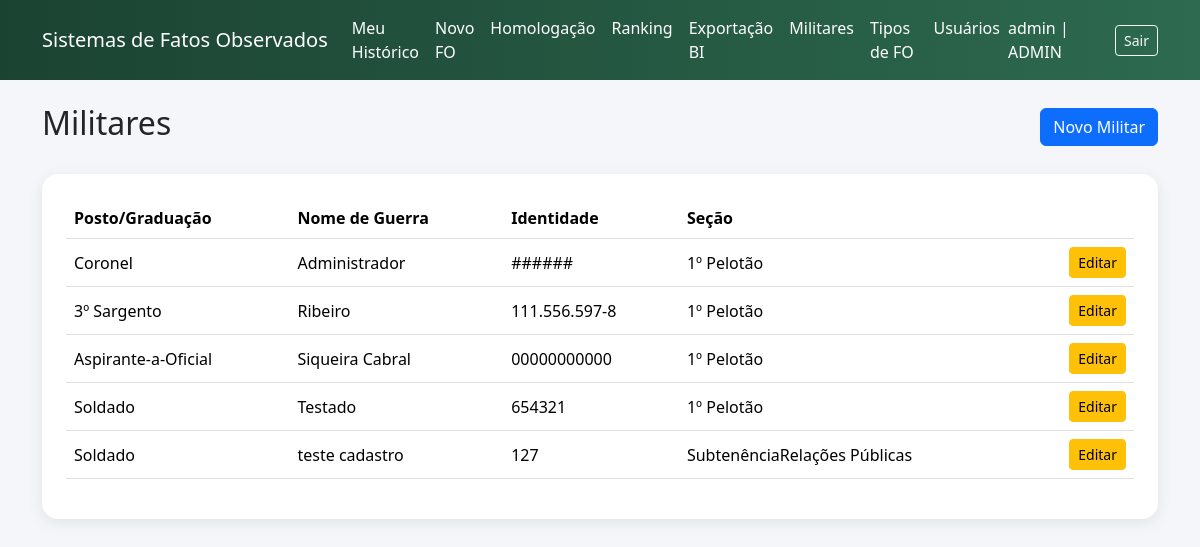
/fo/admin/militares (signed in), run on the app's committed database.
### app/fo/models.py (models this page shows)
class Usuario(db.Model, UserMixin):
    __tablename__ = "usuarios"
    id = db.Column(db.Integer, primary_key=True)
    username = db.Column(db.String(80), unique=True, nullable=False)
    senha_hash = db.Column(db.String(128), nullable=False)
    perfil = db.Column(
        db.String(20),
        nullable=False,
        default="MILITAR"
    )
    militar_id = db.Column(
        db.Integer,
        db.ForeignKey("militares.id", ondelete="RESTRICT"),
        nullable=False
    )
    militar = db.relationship("Militar")

class Militar(db.Model):
    __tablename__ = "militares"
    id = db.Column(db.Integer, primary_key=True)
    nome_guerra = db.Column(db.String(120), nullable=False)
    identidade_militar = db.Column(db.String(30), unique=True, nullable=False)
    id_posto_graduacao = db.Column(
        db.Integer,
        db.ForeignKey("posto_graduacao.id", ondelete="RESTRICT"),
        nullable=False
    )
    data_de_praca = db.Column(db.Date, nullable=False)
    id_secao = db.Column(
        db.Integer,
        db.ForeignKey("secoes.id", ondelete="RESTRICT"),
        nullable=False
    )
    foto_url = db.Column(db.String(255), nullable=True)
    posto_graduacao = db.relationship("PostoGraduacao")
    secao = db.relationship("Secao")

class PostoGraduacao(db.Model):
    __tablename__ = 'posto_graduacao'
    id = db.Column(db.Integer, primary_key=True)
    nome = db.Column(db.String(80), nullable=False)

class Secao(db.Model):
    __tablename__ = 'secoes'
    id = db.Column(db.Integer, primary_key=True)
    nome = db.Column(db.String(120), nullable=False)

### app/fo/routes.py (the view)
@fo_bp.route("/admin/militares")
@login_required
@perfil_permitido("CADASTRADOR")
def admin_militares():
    militares = Militar.query.order_by(Militar.nome_guerra.asc()).all()
    return render_template("fo/admin_militares.html", militares=militares)

### app/__init__.py (called while the page is built)
def create_app():
    app = Flask(__name__)
    app.config.from_object(Config)
    db.init_app(app)
    login_manager.init_app(app)
    migrate.init_app(app, db)
    from app.fo.models import Usuario
    @login_manager.user_loader
    def load_user(user_id):
        return Usuario.query.get(int(user_id))
    login_manager.login_view = "auth.login"
    from app.fo import fo_bp
    app.register_blueprint(fo_bp)
    from app.auth import auth_bp
    app.register_blueprint(auth_bp)
    @app.route("/")
    def index():
        if current_user.is_authenticated and current_user.perfil == "MILITAR":
            return redirect(url_for("fo.meu_historico"))
        return redirect(url_for("fo.ranking"))
    return app

### app/fo/permissions.py (called while the page is built)
def perfil_permitido(*perfis):
    def decorator(func):
        @wraps(func)
        def wrapper(*args, **kwargs):
            if not current_user.is_authenticated:
                abort(403)
            if current_user.perfil not in perfis and current_user.perfil != "ADMIN":
                abort(403)
            return func(*args, **kwargs)
        return wrapper
    return decorator

### app/templates/fo/admin_militares.html (shortened to what this page needs)
{% extends "base.html" %}
{% block content %}
<div class="d-flex justify-content-between align-items-center mb-4">
    <h2>Militares</h2>
    <a href="{{ url_for('fo.admin_militar_novo') }}"
       class="btn btn-primary">
        Novo Militar
    </a>
</div>
<div class="card card-glass p-4">
    <table class="table table-hover align-middle">
        <thead>
            <tr>
                <th>Posto/Graduação</th>
                <th>Nome de Guerra</th>
                <th>Identidade</th>
                <th>Seção</th>
                <th></th>
            </tr>
        </thead>
        <tbody>
            {% for militar in militares %}
            <tr>
                <td>{{ militar.posto_graduacao.nome }}</td>
                <td>{{ militar.nome_guerra }}</td>
                <td>{{ militar.identidade_militar }}</td>
                <td>{{ militar.secao.nome if militar.secao else "-" }}</td>
                <td class="text-end">
                    <a href="{{ url_for('fo.admin_militar_editar', militar_id=militar.id) }}"
                       class="btn btn-sm btn-warning">
                        Editar
                    </a>
                </td>
            </tr>
            {% endfor %}
        </tbody>
    </table>
</div>
{% endblock %}

### app/templates/base.html (shortened to what this page needs)
<!DOCTYPE html>
<html lang="pt-BR">
<head>
    <link href="https://cdn.jsdelivr.net/npm/bootstrap@5.3.3/dist/css/bootstrap.min.css" rel="stylesheet">
</head>
<body>
<nav class="navbar navbar-expand-lg navbar-dark navbar-custom mb-4">
    <div class="container">
        <a class="navbar-brand"
            href="{{ url_for('fo.ranking' )}}">
        Sistemas de Fatos Observados
        </a>
        <div class="collapse navbar-collapse"
            id="navbarNav">
            {% if current_user.is_authenticated %}
            <ul class="navbar-nav me-auto">
                {% if current_user.perfil in ["MILITAR", "ADMIN"] %}
                    <li class="nav-item">
                        <a class="nav-link" href="{{ url_for('fo.meu_historico') }}">
                            Meu Histórico
                        </a>
                    </li>
                {% endif %}
                {% if current_user.perfil in ["HOMOLOGADOR", "ADMIN"] %}
                    <li class="nav-item">
                        <a class="nav-link" href="{{ url_for('fo.novo_fo') }}">
                            Novo FO
                        </a>
                    </li>
                    <li class="nav-item">
                        <a class="nav-link" href="{{ url_for('fo.homologacao') }}">
                            Homologação
                        </a>
                    </li>
                {% endif %}
                {% if current_user.perfil in ["MILITAR", "HOMOLOGADOR", "ADMIN"] %}
                    <li class="nav-item">
                        <a class="nav-link" href="{{ url_for('fo.ranking') }}">
                            Ranking
                        </a>
                    </li>
                {% endif %}
                {% if current_user.perfil in ["BOLETIM", "ADMIN"] %}
                    <li class="nav-item">
                        <a class="nav-link" href="{{ url_for('fo.exportacao') }}">
                            Exportação BI
                        </a>
                    </li>
                {% endif %}
                {% if current_user.perfil in ["CADASTRADOR", "ADMIN"] %}
                    <li class="nav-item">
                        <a class="nav-link" href="{{ url_for('fo.admin_militares') }}">
                            Militares
                        </a>
                    </li>
                {% endif %}
                {% if current_user.perfil == "ADMIN" %}
                    <li class="nav-item">
                        <a class="nav-link" href="{{ url_for('fo.admin_tipos') }}">
                            Tipos de FO
                        </a>
                    </li>
                    <li class="nav-item">
                        <a class="nav-link" href="{{ url_for('fo.admin_usuarios') }}">
                            Usuários
                        </a>
                    </li>
                {% endif %}
            </ul>
            <div class="d-flex align-items-center gap-3">
                <span class="navbar-text">
                    {{ current_user.username }} | {{ current_user.perfil }}
                </span>
                <a class="btn btn-outline-light btn-sm"
                href="{{ url_for('auth.logout') }}">
                Sair
                </a>
            </div>
            {% endif %}
        </div>
    </div>
</nav>
<div class="container">
    {% block content %}{% endblock %}
</div>
</body>
</html>

### app/templates/base.html (style rules this page uses)
body { background: #f4f6f9; }
.navbar-custom { background: linear-gradient(90deg, #1b4332, #2d6a4f); }
.navbar-brand, .nav-link, .navbar-text { color:white !important; }
.card-glass { border-radius: 16px; border:none; box-shadow: 0 4px 15px rgba(0,0,0,0.08); }

### data on the page
Usuario: username "admin", perfil "ADMIN"
Militar: posto_graduacao.nome "Coronel", nome_guerra "Administrador", identidade_militar "######", secao "1º Pelotão"
Militar: posto_graduacao.nome "3º Sargento", nome_guerra "Ribeiro", identidade_militar "111.556.597-8", secao "1º Pelotão"
Militar: posto_graduacao.nome "Aspirante-a-Oficial", nome_guerra "Siqueira Cabral", identidade_militar "00000000000", secao "1º Pelotão"
Militar: posto_graduacao.nome "Soldado", nome_guerra "Testado", identidade_militar "654321", secao "1º Pelotão"
Militar: posto_graduacao.nome "Soldado", nome_guerra "teste cadastro", identidade_militar "127", secao "SubtenênciaRelações Públicas"
